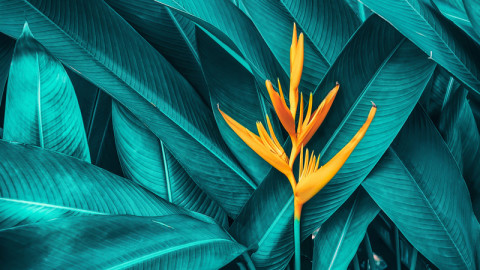
#> input picture Trabalho 6/image1.jpg, 480 x 270 px
$ jupyter execute 'Transformacao pra desenho.ipynb'
#> lines starting #> are read from the running program, lines starting #| are printed output that depends on the picture
[cell 1]
from matplotlib import pyplot as plt
import numpy as np
import cv2
import scipy
import scipy.signal
from scipy import ndimage

[cell 2]
img = cv2.cvtColor(cv2.imread("image1.jpg"), cv2.COLOR_BGR2GRAY)
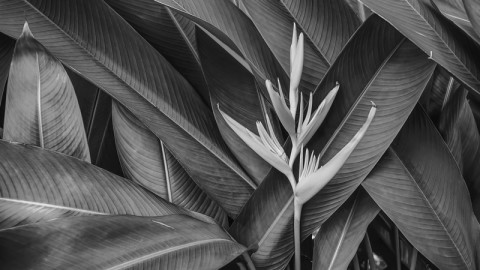
#> img: shape (270, 480); min 4, max 231, mean 81.7

[cell 3]
plt.figure(figsize=(10,10))
plt.imshow(img, cmap="gray")

[cell 4]
i1 = img#cv2.bitwise_not(img)
plt.figure(figsize=(10,10))
plt.imshow(i1, cmap="gray")

[cell 5]
kernel_borders = np.array([[-1, -1, -1], [-1, 8, -1], [-1, -1, -1]])
i2 = cv2.filter2D(i1, -1, kernel_borders)
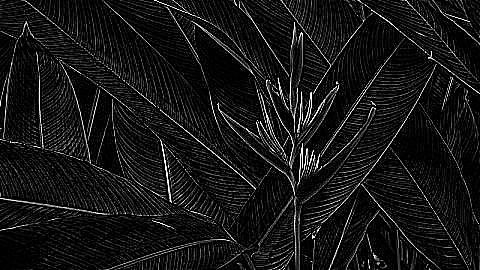
#> i2: shape (270, 480); min 0, max 255, mean 22.3
plt.figure(figsize=(10,10))
plt.imshow(i2, cmap="gray")

[cell 6]
i3 = cv2.bitwise_not(i2)
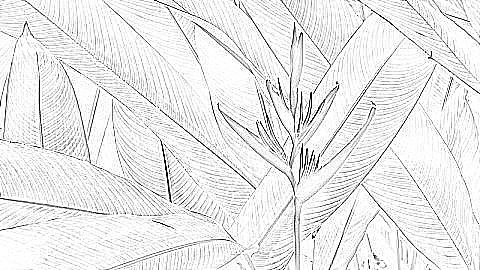
#> i3: shape (270, 480); min 0, max 255, mean 232.7
plt.figure(figsize=(10,10))
plt.imshow(i3, cmap="gray")
